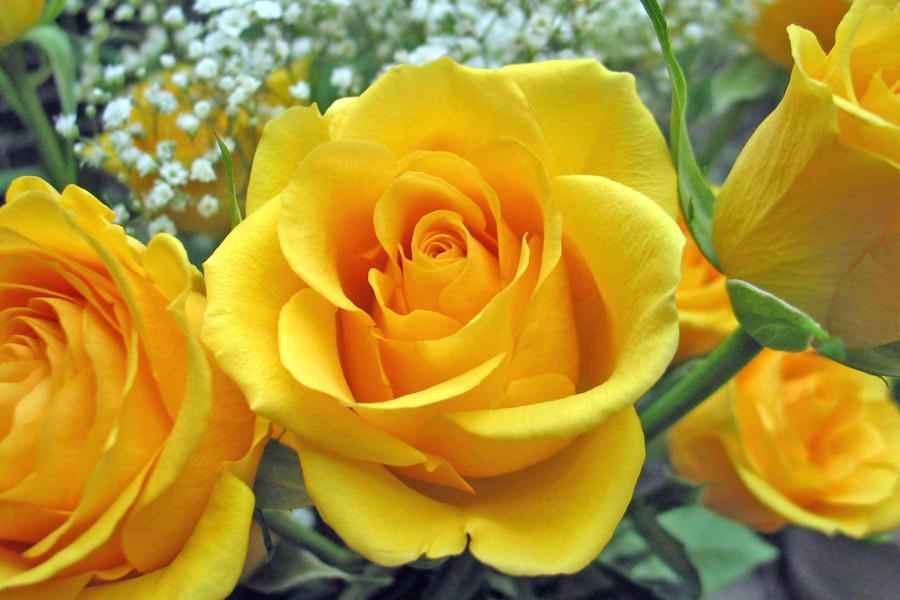
%> input picture lab2/yellow-roses.png, 900 x 600 px
$ octave lab2_part3.m   (GNU Octave 9; MATLAB toolbox functions it lacks are replaced by stand-ins)
%> lines starting %> are read from the running program, lines starting %| are printed output that depends on the picture; in (x1, y1, x2, y2) boxes, pixels count from 0 and x2, y2 are one past the last pixel; in counts of white or black regions, pixels touching at a corner belong together; the program's own positions count from 1
% lightest yellow - 253, 252, 137
% darkest yellow - 217, 78, 3

clear all;

img = imread('yellow-roses.png');
%> img is the input picture: size 600x900x3 uint8; mean R, G, B 174.5, 144.7, 45.5

[row, col, x] = size(img);
%> row = 600; col = 900; x = 3
mask = zeros(row, col);
mask(find(img(:,:,1) < 255 & img(:,:,1) > 170 & img(:,:,2) < 255 & img(:,:,2) > 50 & img(:,:,3) < 140)) = 1;
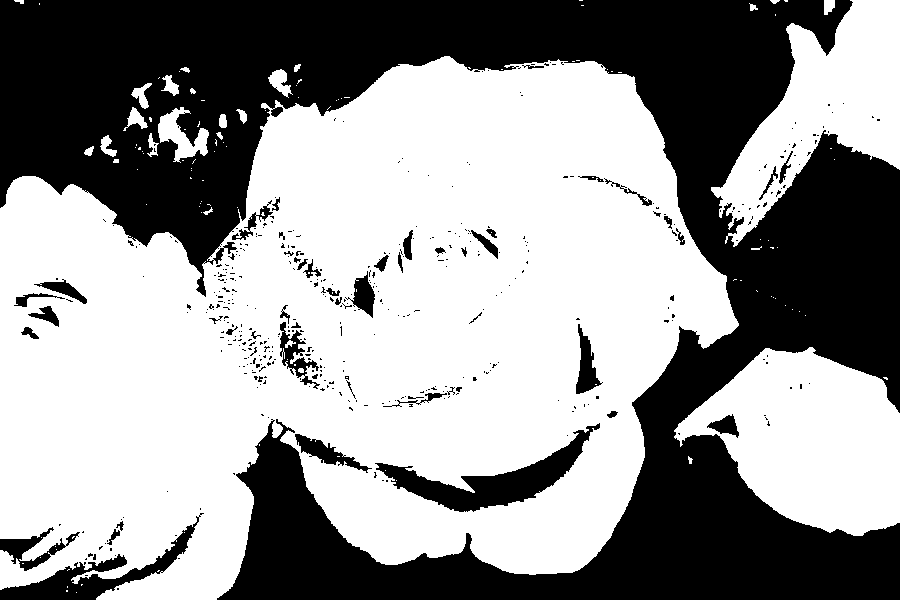
%> mask: size 600x900 double; values 0 (black) and 1 (white), 59.1% white; 434 black regions (383 under 20 px), largest, box (x1, y1, x2, y2) and area: (0, 0, 900, 600) 202051, (375, 423, 600, 512) 5427, (0, 513, 204, 600) 3746
mask = imdilate(mask, strel('diamond', 17));
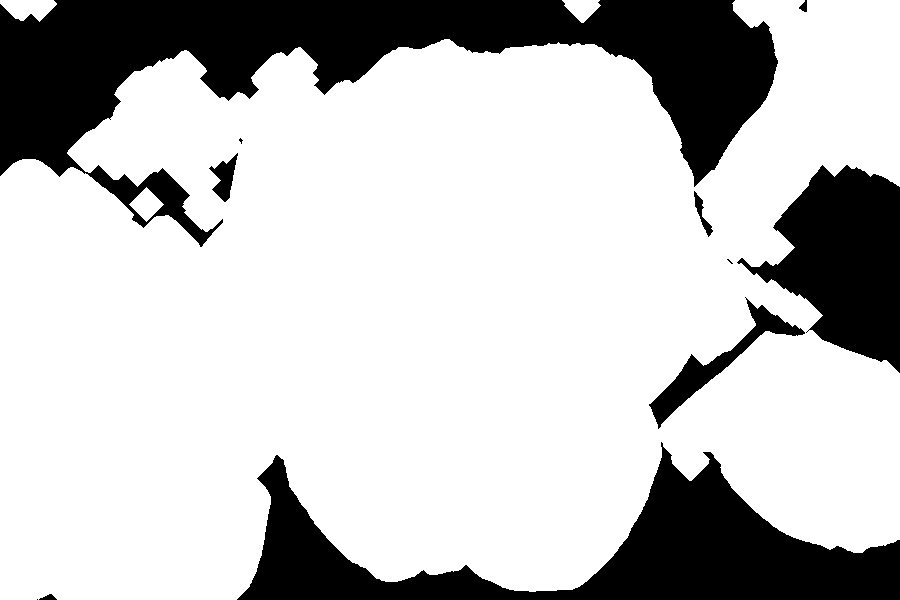
%> mask: size 600x900 double; values 0 (black) and 1 (white), 76.2% white; 11 black regions (3 under 20 px), largest, box (x1, y1, x2, y2) and area: (0, 0, 778, 247) 67182, (237, 442, 900, 600) 38020, (737, 165, 900, 373) 18967
mask = imerode(mask, strel('diamond', 15));
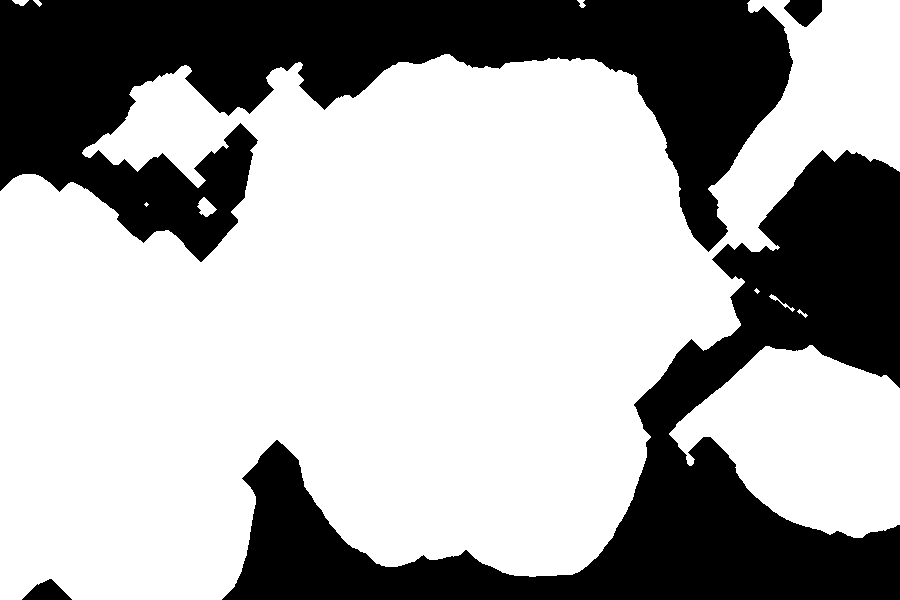
%> mask: size 600x900 double; values 0 (black) and 1 (white), 66.1% white; 4 black regions, box (x1, y1, x2, y2) and area: (0, 0, 793, 262) 95137, (222, 150, 900, 600) 86417, (784, 0, 822, 27) 704, (22, 579, 72, 600) 605
mask = imerode(mask, strel('disk', 5));
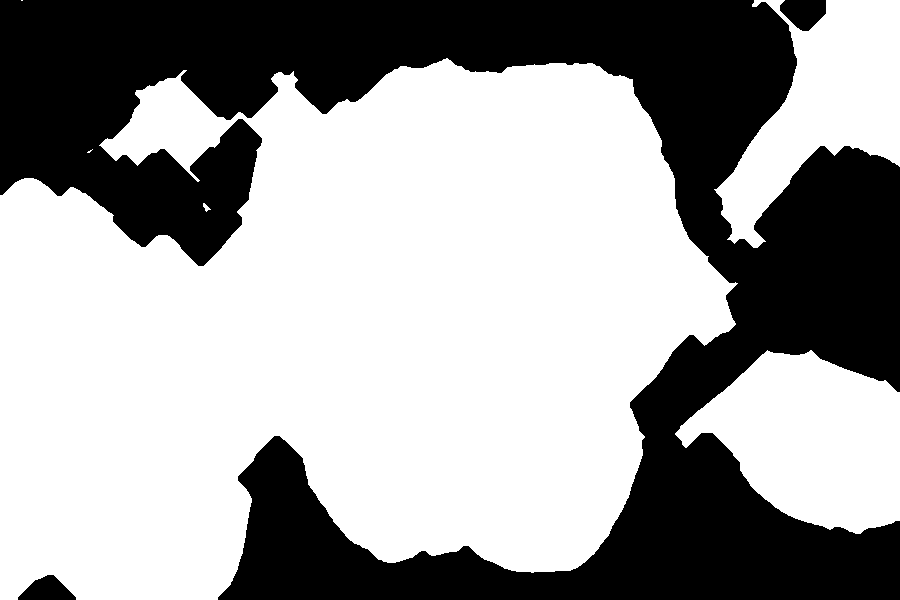
%> mask: size 600x900 double; values 0 (black) and 1 (white), 62.8% white; 3 black regions, box (x1, y1, x2, y2) and area: (0, 0, 900, 600) 198866, (780, 0, 826, 31) 1044, (18, 575, 76, 600) 920


length(find(mask == 1))
%> ans = 339170
figure(2);
imshow(mask);


img2 = double(img) .* repmat(mask, [1,1,3]);
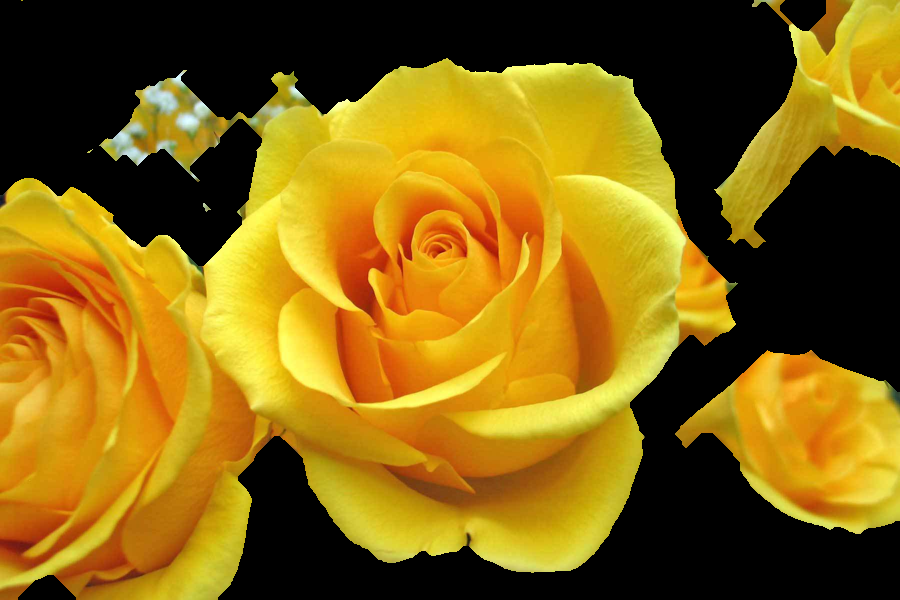
%> img2: size 600x900x3 double; mean R, G, B 132.7, 99.7, 15.9
img2 = uint8(img2);
%> img2: size 600x900x3 uint8
figure(3);
imshow(img2);
